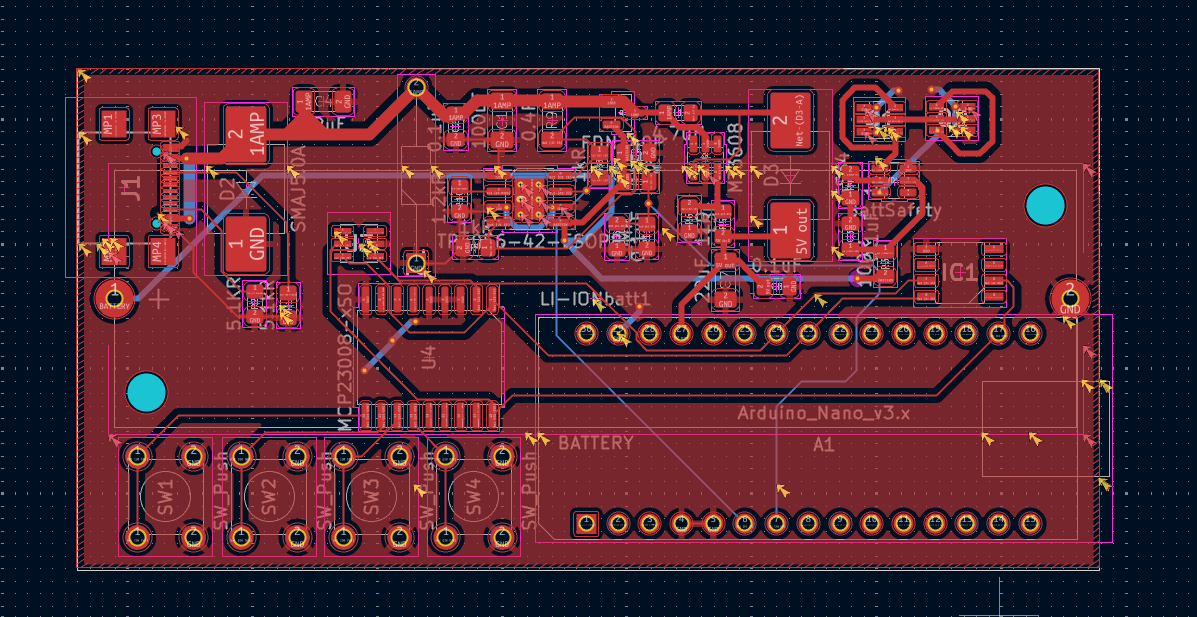
#> input picture FirstArdTest/Just theOLED/finishedpcbpic.png, 1197 x 617 px
$ python scratch_test.py 'FirstArdTest/Just theOLED/finishedpcbpic.png' 'FirstArdTest/Just theOLED/finishedpcbpic.png'
#> lines starting #> are read from the running program, lines starting #| are printed output that depends on the picture; after the words box and inside, x2 and y2 are one past the last pixel; in counts of white or black regions, pixels touching at a corner belong together
import cv2
import numpy as np
import sys

def test_edges(img_path, out_path):
    img = cv2.imread(img_path)
#> img is the input picture: shape (617, 1197, 3); mean B, G, R 49, 36.7, 79.5
    gray = cv2.cvtColor(img, cv2.COLOR_BGR2GRAY)
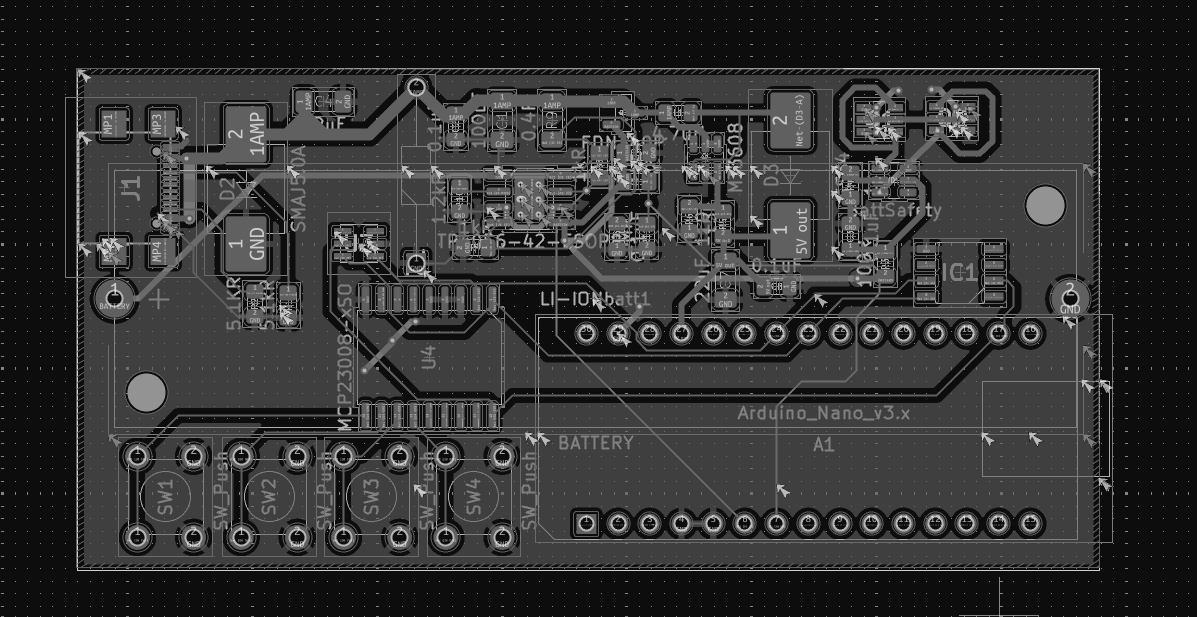
#> gray: shape (617, 1197); min 7, max 232, mean 50.6
    resized = cv2.resize(gray, (128, 64), interpolation=cv2.INTER_AREA)
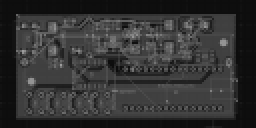
#> resized: shape (64, 128) (shown 2 times larger); min 13, max 157, mean 50.6

    # Approach 1: Original Canny
    edges1 = cv2.Canny(resized, 100, 200)
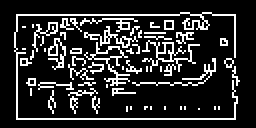
#> edges1: shape (64, 128) (shown 2 times larger); 16.8% white in thin lines or dots, all inside (x1, y1, x2, y2) = (7, 6, 120, 60)

    # Approach 2: Bilateral Filter + Canny
    # This smooths textures but keeps sharp edges
    smoothed = cv2.bilateralFilter(resized, 5, 50, 50)
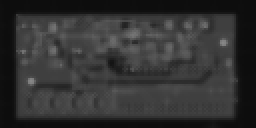
#> smoothed: shape (64, 128) (shown 2 times larger); min 13, max 135, mean 50
    edges2 = cv2.Canny(smoothed, 50, 150)
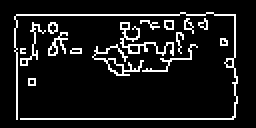
#> edges2: shape (64, 128) (shown 2 times larger); 9.9% white in thin lines or dots, all inside (x1, y1, x2, y2) = (7, 6, 119, 60)

    # Approach 3: Morphological Closing to connect gaps
    kernel = cv2.getStructuringElement(cv2.MORPH_CROSS, (3,3))
    edges3 = cv2.morphologyEx(edges2, cv2.MORPH_CLOSE, kernel)
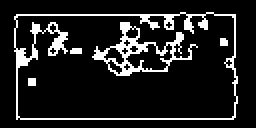
#> edges3: shape (64, 128) (shown 2 times larger); 12.5% white in thin lines or dots, all inside (x1, y1, x2, y2) = (7, 6, 119, 60)

    # Let's combine them into an image
    comb = np.hstack((edges1, edges2, edges3))
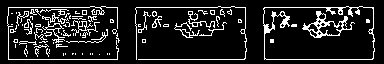
#> comb: shape (64, 384); 13.1% white in thin lines or dots, all inside (x1, y1, x2, y2) = (7, 6, 375, 60)
    cv2.imwrite(out_path, comb)
    print("Done")

test_edges(sys.argv[1], sys.argv[2])
